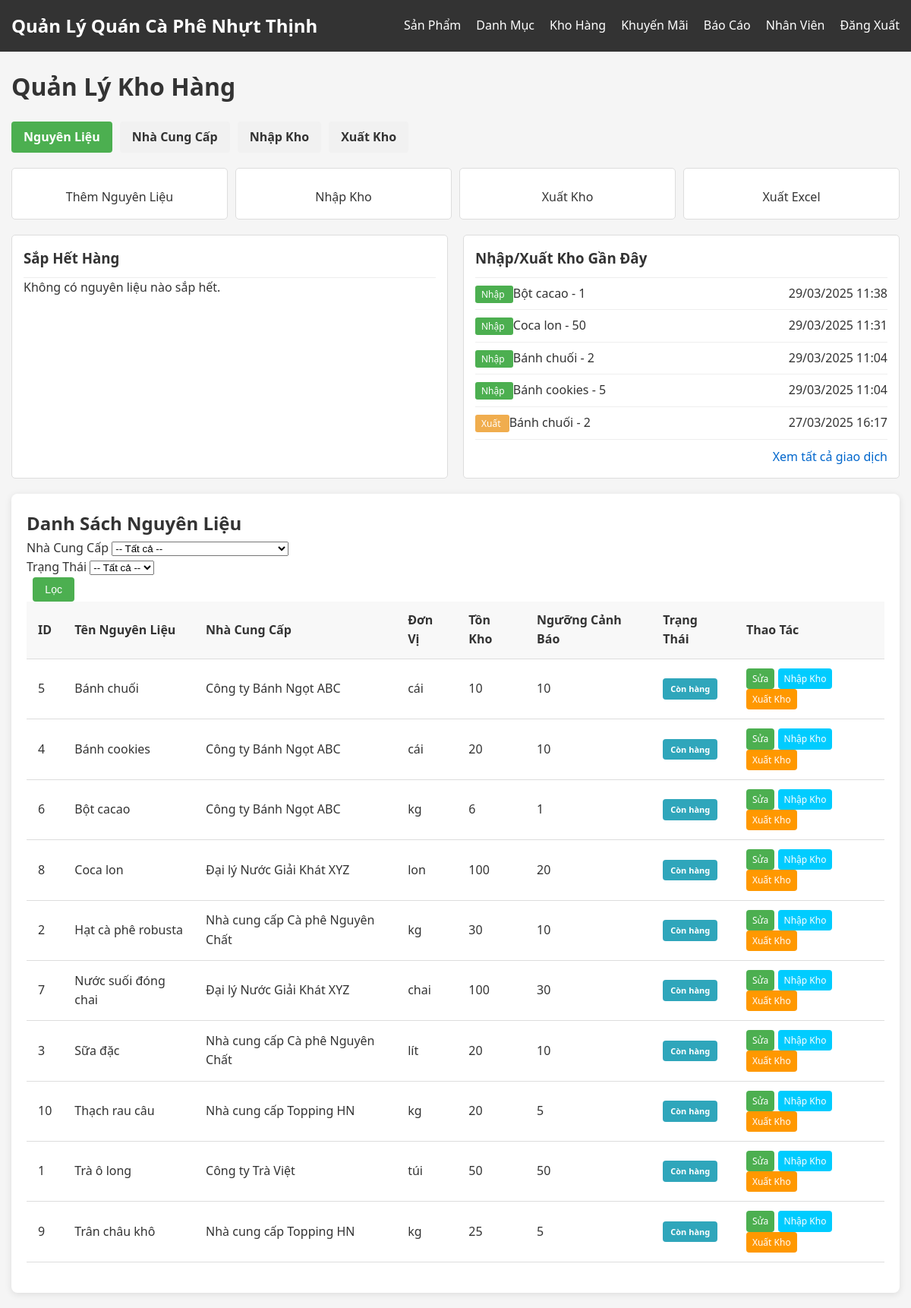
The page /admin/inventory.php (signed in) on the database as committed earlier.
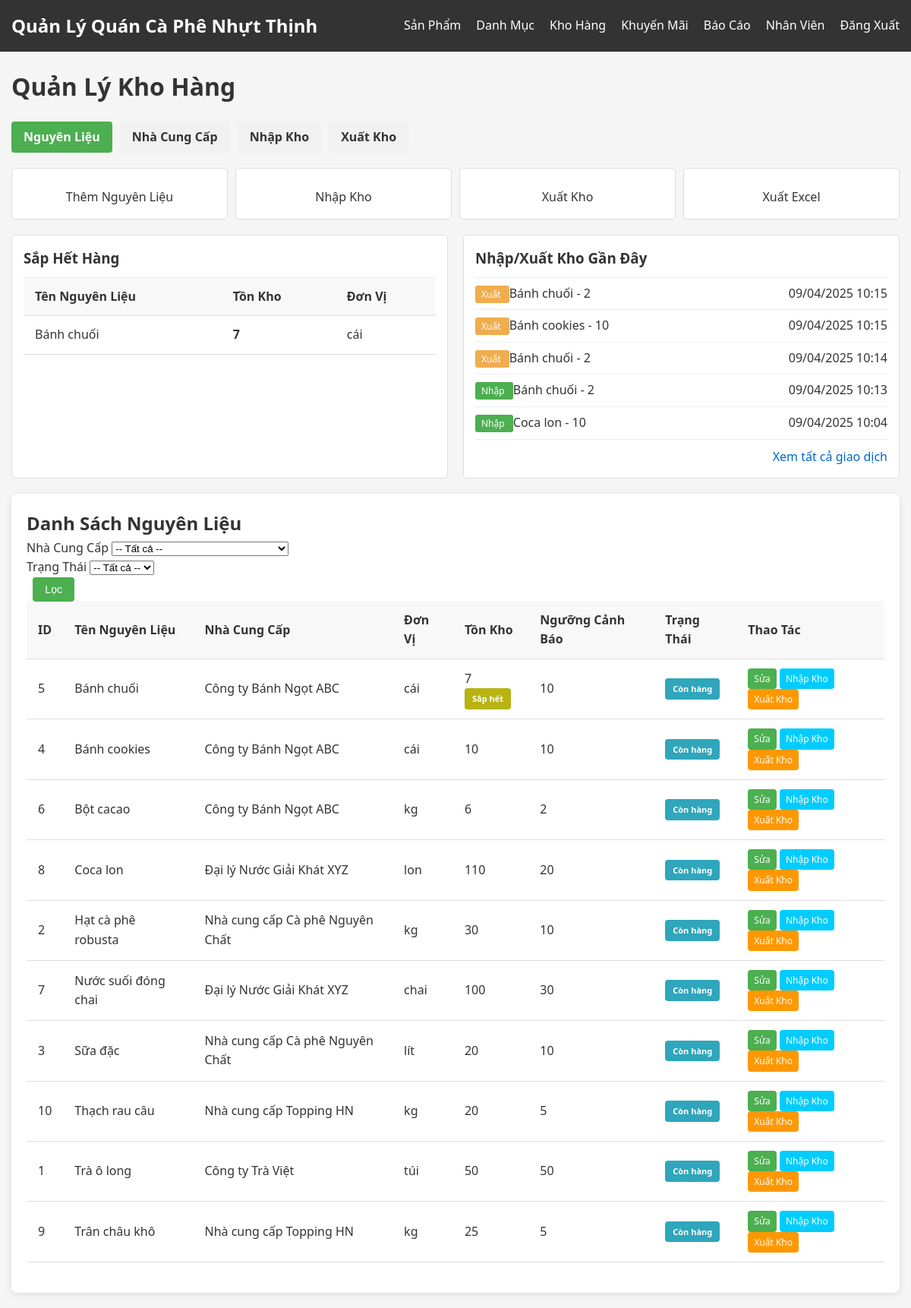
The same page on the database as committed later.
### tables this page shows
CREATE TABLE `stock_transactions` (
  `transaction_id` int(11) NOT NULL,
  `material_id` int(11) NOT NULL,
  `transaction_type` enum('Nhập','Xuất') NOT NULL,
  `quantity` int(11) NOT NULL,
  `unit_price` decimal(10,2) DEFAULT NULL,
  `total_amount` decimal(10,2) GENERATED ALWAYS AS (`quantity` * `unit_price`) STORED,
  `transaction_datetime` datetime DEFAULT current_timestamp(),
  `note` text DEFAULT NULL
);

CREATE TABLE `materials` (
  `material_id` int(11) NOT NULL,
  `material_name` varchar(100) NOT NULL,
  `supplier_id` int(11) NOT NULL,
  `unit` varchar(50) NOT NULL,
  `stock_quantity` int(11) NOT NULL DEFAULT 0,
  `low_stock_threshold` int(11) NOT NULL DEFAULT 10,
  `status` enum('Còn hàng','Hết hàng') DEFAULT 'Còn hàng'
);

CREATE TABLE `suppliers` (
  `supplier_id` int(11) NOT NULL,
  `supplier_name` varchar(100) NOT NULL,
  `contact_person` varchar(100) DEFAULT NULL,
  `phone` varchar(15) DEFAULT NULL,
  `email` varchar(100) DEFAULT NULL,
  `address` text DEFAULT NULL,
  `status` enum('Hoạt động','Ngừng hợp tác') DEFAULT 'Hoạt động'
);

### admin/inventory.php (the view, shortened to what the changed rows need)
<?php
require_once '../config/db.php';
$materials_where = "WHERE 1=1";
$materials_query = "SELECT m.*, s.supplier_name FROM Materials m
                    JOIN Suppliers s ON m.supplier_id = s.supplier_id
                    $materials_where ORDER BY m.material_name";
$materials_result = $conn->query($materials_query);
$edit_material = null;
$low_stock_query = "SELECT m.*, s.supplier_name
                   FROM Materials m
                   JOIN Suppliers s ON m.supplier_id = s.supplier_id
                   WHERE m.stock_quantity < m.low_stock_threshold
                   ORDER BY m.stock_quantity ASC
                   LIMIT 5";
$low_stock_result = $conn->query($low_stock_query);
$recent_transactions_query = "SELECT t.*, m.material_name,
                            CASE t.transaction_type WHEN 'Nhập' THEN 'success' ELSE 'warning' END AS badge_class
                            FROM Stock_Transactions t
                            JOIN Materials m ON t.material_id = m.material_id
                            ORDER BY t.transaction_datetime DESC
                            LIMIT 5";
$recent_transactions_result = $conn->query($recent_transactions_query);
?>
<!DOCTYPE html>
<html lang="vi">
<head>
    <link rel="stylesheet" href="../assets/css/style.css">
</head>
<body>
    <div class="container">
        <div class="dashboard">
            <div class="dashboard-header">
                <h1>Quản Lý Kho Hàng</h1>
            </div>
            <div class="dashboard-widgets">
                <div class="widget">
                    <h3>Sắp Hết Hàng</h3>
                    <?php if ($low_stock_result->num_rows > 0): ?>
                        <table class="table">
                            <thead>
                                <tr>
                                    <th>Tên Nguyên Liệu</th>
                                    <th>Tồn Kho</th>
                                    <th>Đơn Vị</th>
                                </tr>
                            </thead>
                            <tbody>
                                <?php while ($material = $low_stock_result->fetch_assoc()): ?>
                                    <tr>
                                        <td><?php echo $material['material_name']; ?></td>
                                        <td><strong><?php echo $material['stock_quantity']; ?></strong></td>
                                        <td><?php echo $material['unit']; ?></td>
                                    </tr>
                                <?php endwhile; ?>
                            </tbody>
                        </table>
                    <?php else: ?>
                        <p>Không có nguyên liệu nào sắp hết.</p>
                    <?php endif; ?>
                </div>
                <div class="widget">
                    <?php if ($recent_transactions_result && $recent_transactions_result->num_rows > 0): ?>
                        <?php while ($transaction = $recent_transactions_result->fetch_assoc()): ?>
                            <div class="transaction-item">
                                <div>
                                    <span class="transaction-badge <?php echo $transaction['badge_class']; ?>">
                                        <?php echo $transaction['transaction_type']; ?>
                                    </span>
                                    <?php echo $transaction['material_name']; ?> - <?php echo $transaction['quantity']; ?>
                                </div>
                                <div><?php echo date('d/m/Y H:i', strtotime($transaction['transaction_datetime'])); ?></div>
                            </div>
                        <?php endwhile; ?>
                    <?php else: ?>
                        <p>Không có giao dịch gần đây.</p>
                    <?php endif; ?>
                </div>
            </div>
            <div class="row">
                <div class="col-md-<?php echo $edit_material ? '8' : '12'; ?>">
                    <div class="card">
                        <h2>Danh Sách Nguyên Liệu</h2>
                        <table class="table">
                            <thead>
                                <tr>
                                    <th>ID</th>
                                    <th>Tên Nguyên Liệu</th>
                                    <th>Nhà Cung Cấp</th>
                                    <th>Đơn Vị</th>
                                    <th>Tồn Kho</th>
                                    <th>Ngưỡng Cảnh Báo</th>
                                    <th>Trạng Thái</th>
                                    <th>Thao Tác</th>
                                </tr>
                            </thead>
                            <tbody>
                                <?php if ($materials_result->num_rows > 0): ?>
                                    <?php while ($material = $materials_result->fetch_assoc()): ?>
                                        <tr>
                                            <td><?php echo $material['material_id']; ?></td>
                                            <td><?php echo $material['material_name']; ?></td>
                                            <td><?php echo $material['supplier_name']; ?></td>
                                            <td><?php echo $material['unit']; ?></td>
                                            <td>
                                                <?php echo $material['stock_quantity']; ?>
                                                <?php if ($material['stock_quantity'] < $material['low_stock_threshold']): ?>
                                                    <span class="status-badge badge-warning">Sắp hết</span>
                                                <?php endif; ?>
                                            </td>
                                            <td><?php echo $material['low_stock_threshold']; ?></td>
                                            <td>
                                                <span class="status-badge-supplier status-<?php echo strtolower(str_replace(' ', '-', htmlspecialchars($material['status']))); ?>">
                                                    <?php echo $material['status']; ?>
                                                </span>
                                            </td>
                                            <td>
                                                <a href="?edit=<?php echo $material['material_id']; ?>" class="btn btn-sm btn-primary">Sửa</a>
                                                <a href="stock_in.php?material_id=<?php echo $material['material_id']; ?>" class="btn btn-sm btn-success">Nhập Kho</a>
                                                <a href="stock_out.php?material_id=<?php echo $material['material_id']; ?>" class="btn btn-sm btn-warning">Xuất Kho</a>
                                            </td>
                                        </tr>
                                    <?php endwhile; ?>
                                <?php else: ?>
                                    <tr><td colspan="7" class="text-center">Không có nguyên liệu nào</td></tr>
                                <?php endif; ?>
                            </tbody>
                        </table>
                    </div>
                </div>
            </div>
        </div>
    </div>
</body>
</html>

Rows that differ between the two databases and show on the page:
no longer on this page (row unchanged): stock_transactions: transaction_type "Nhập", material.material_name "Bột cacao", quantity "1", transaction_datetime "29/03/2025 11:38"
no longer on this page (row unchanged): stock_transactions: transaction_type "Nhập", material.material_name "Coca lon", quantity "50", transaction_datetime "29/03/2025 11:31"
no longer on this page (row unchanged): stock_transactions: transaction_type "Nhập", material.material_name "Bánh chuối", quantity "2", transaction_datetime "29/03/2025 11:04"
no longer on this page (row unchanged): stock_transactions: transaction_type "Nhập", material.material_name "Bánh cookies", quantity "5", transaction_datetime "29/03/2025 11:04"
no longer on this page (row unchanged): stock_transactions: transaction_type "Xuất", material.material_name "Bánh chuối", quantity "2", transaction_datetime "27/03/2025 16:17"
now on one of the page's lists (row edited): materials: material_name "Bánh chuối", stock_quantity "7", unit "cái"
changed materials "Bánh chuối": stock_quantity "10" → "7"; now shows "Sắp hết"
added stock_transactions: transaction_type "Xuất", material.material_name "Bánh chuối", quantity "2", transaction_datetime "09/04/2025 10:15"
added stock_transactions: transaction_type "Xuất", material.material_name "Bánh cookies", quantity "10", transaction_datetime "09/04/2025 10:15"
added stock_transactions: transaction_type "Xuất", material.material_name "Bánh chuối", quantity "2", transaction_datetime "09/04/2025 10:14"
added stock_transactions: transaction_type "Nhập", material.material_name "Bánh chuối", quantity "2", transaction_datetime "09/04/2025 10:13"
added stock_transactions: transaction_type "Nhập", material.material_name "Coca lon", quantity "10", transaction_datetime "09/04/2025 10:04"
changed materials "Bánh cookies": stock_quantity "20" → "10"
changed materials "Bột cacao": low_stock_threshold "1" → "2"
changed materials "Coca lon": stock_quantity "100" → "110"
Other text that changed with them:
text no longer shown: "Không có nguyên liệu nào sắp hết."
text now shown: "Tên Nguyên Liệu Tồn Kho Đơn Vị"
